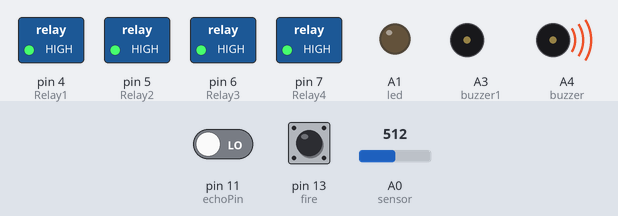
Bench run of a sketch on a simulated Arduino Uno, built with avr-gcc and run on an emulated ATmega328P. Parts: switched loads named in the sketch (green lamp = pin HIGH), output pins drawn as LEDs (lit = HIGH), buzzer (waves = sounding, pin HIGH). The inputs (shaded band) are chosen by the test bench; at power-on: A0 (sensor) = 512, pin 11 (echoPin) LOW, pin 13 (fire) HIGH. EEPROM starts erased; pins used as bus, display or sensor lines are not drawn.

Above: at 1.7 s.
1.8 s: A0 (sensor) set to 240
At 6.7 s:
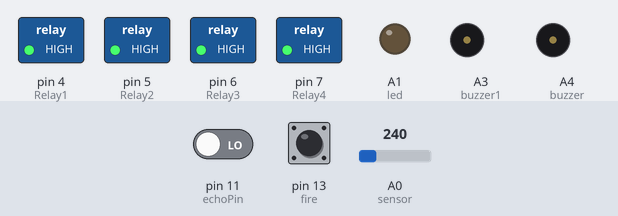
7.0 s: A0 (sensor) set to 268
At 8.0 s:
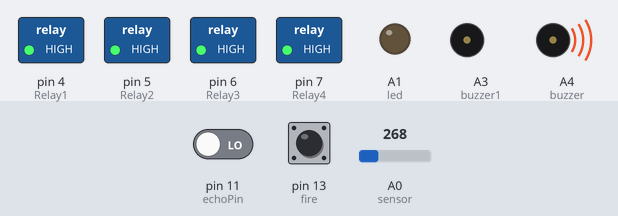
19.4 s: A0 (sensor) set to 122
At 22.4 s:
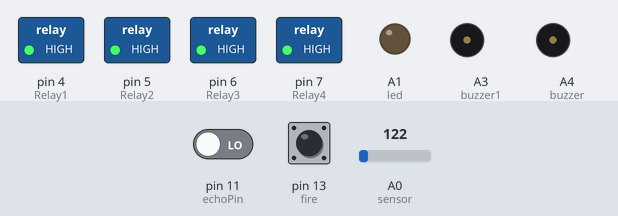
23.5 s: A0 (sensor) set to 260
At 24.9 s:
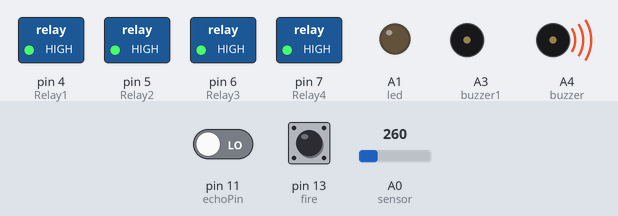
Timing chart, 0 to 36.0 s (numbered marks = the images above; inputs shaded):
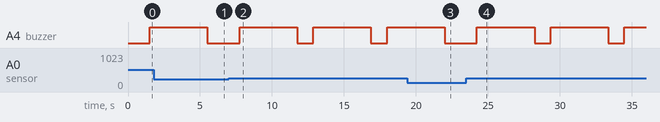

Measured:
- the behaviour switches between 249 and 250 on A0 (sensor) (found by bisection; images 1 and 2)
- after the input at 1.8 s, A4 (buzzer): goes on until 5.5 s, then stays LOW
- after the input at 7.0 s, A4 (buzzer): alternates HIGH for 4.0 s and LOW for 1.1 s, starting after 0.74 s
- after the input at 19.4 s, A4 (buzzer): goes on until 22.0 s, then stays LOW
- after the input at 23.5 s, A4 (buzzer): alternates HIGH for 4.0 s and LOW for 1.1 s, starting after 0.73 s

The sketch:

FINAL_PROJECT.ino
```cpp
///CODE DONE BY AADIL LAKHPATWALA///
///FINAL YEAR ELECTRONIC///
#include <EEPROM.h>
#include <SoftwareSerial.h>
SoftwareSerial BT_Serial(2, 3); // RX, TX

#define Relay1 4 // Load1 Pin Out
#define Relay2 5 // Load2 Pin Out
#define Relay3 6 // Load3 Pin Out
#define Relay4 7 // Load4 Pin Out

#define led  A1
#define buzzer1  A3
#define buzzer  A4

#define trigPin 10 //Trigger pin
#define echoPin 11 //echo pin

#define vcc 12 // ultrasound vcc
#define fire  13 //flame sensor digital pin

float sensor = A0;
float gas_value;

char bt_data; // variable to receive data from the serial port
int load1, load2, load3, load4, power, gas_g, flames_f;
int val = 0;
int lpg = 0;

float time;
float distance_cm;

void setup() {
  Serial.begin(9600);
  BT_Serial.begin(9600);

  pinMode(vcc, OUTPUT);
  pinMode(trigPin, OUTPUT);
  pinMode(echoPin, INPUT);

  pinMode(fire, INPUT);
  pinMode(sensor, INPUT);

  pinMode(buzzer, OUTPUT);
  pinMode(buzzer1, OUTPUT);

  pinMode(led, OUTPUT);

  pinMode(Relay1, OUTPUT);
  digitalWrite(Relay1, HIGH);

  pinMode(Relay2, OUTPUT);
  digitalWrite(Relay2, 1);

  pinMode(Relay3, OUTPUT);
  digitalWrite(Relay3, 1);

  pinMode(Relay4, OUTPUT);
  digitalWrite(Relay4, 1);

  load1 = EEPROM.read(1);
  load2 = EEPROM.read(2);
  load3 = EEPROM.read(3);
  load4 = EEPROM.read(4);

  power = EEPROM.read(5);
//  safe = EEPROM.read(6);
  delay(500);
}

void loop()
{
//  digitalWrite(vcc, safe);
  digitalWrite(trigPin, LOW); //PULSE ___|---|___
  delayMicroseconds(2);
  digitalWrite(trigPin, HIGH);
  delayMicroseconds(10);

  time = pulseIn(echoPin, HIGH);

  distance_cm = (time / 2) / 29.1; // distance for centimeter

  gas_value = analogRead(sensor);

  val = digitalRead(fire);

  /////////////////////////////
  if (gas_value >= 250)
  {
    digitalWrite(Relay1, 1);
    digitalWrite(Relay2, 1);
    digitalWrite(Relay3, 1);
    digitalWrite(Relay4, 1);

    power = 1;
    gas_g = 1;
    EEPROM.write(5, power);
    digitalWrite(buzzer, HIGH);
    delay(4000);
  }
  else
  {
    digitalWrite(buzzer, LOW);
  }
  ///////////////////
  if (val == LOW)
  {
    digitalWrite(Relay1, 1);
    digitalWrite(Relay2, 1);
    digitalWrite(Relay3, 1);
    digitalWrite(Relay4, 1);

    power = 1;
    flames_f = 1;
    EEPROM.write(5, power);

    digitalWrite(buzzer, HIGH);
    delay(5000);
  }
  else
  {
    digitalWrite(buzzer, LOW);
  }
  /////////////
  if (distance_cm <= 2)
  {
    digitalWrite(buzzer1, LOW);
  }
  else if (distance_cm <= 30)
  {
    digitalWrite(buzzer1, HIGH);
    delay(4000);
  }
  else
  {
    digitalWrite(buzzer1, LOW);
  }
  ////////////////home automation/////////////
  if (BT_Serial.available() > 0)
  {
    bt_data = BT_Serial.read();
  }

  if (bt_data == 'A')
  {
    load1 = 0;
    EEPROM.write(1, load1);
  }
  if (bt_data == 'a')
  {
    load1 = 1;
    EEPROM.write(1, load1);
  }

  if (bt_data == 'B')
  {
    load2 = 0;
    EEPROM.write(2, load2);
  }
  if (bt_data == 'b')
  {
    load2 = 1;
    EEPROM.write(2, load2);
  }

  if (bt_data == 'C')
  {
    load3 = 0;
    EEPROM.write(3, load3);
  }
  if (bt_data == 'c')
  {
    load3 = 1;
    EEPROM.write(3, load3);
  }

  if (bt_data == 'D')
  {
    load4 = 0;
    EEPROM.write(4, load4);
  }
  if (bt_data == 'd')
  {
    load4 = 1;
    EEPROM.write(4, load4);
  }

  if (bt_data == 'E')
  {
    flames_f = 0;
    gas_g = 0;
    power = 0;
    EEPROM.write(5, power);
  }
  if (bt_data == 'e')
  {
    power = 1;
    EEPROM.write(5, power);
  }
  ////////////


  //////////////////////
  bt_data = '0';

  if (power == 1)///off
  {
    load1 = 1;
    load2 = 1;
    load3 = 1;
    load4 = 1;
    digitalWrite(Relay1, 1);
    digitalWrite(Relay2, 1);
    digitalWrite(Relay3, 1);
    digitalWrite(Relay4, 1);
  }

  else //on
  {
    digitalWrite(Relay1, load1);
    digitalWrite(Relay2, load2);
    digitalWrite(Relay3, load3);
    digitalWrite(Relay4, load4);
  }

  ///////////BLUETOOTH DATA TRANSFER/////////////

  BT_Serial.print(power);//1
  BT_Serial.print(";");
  BT_Serial.print(load1);//2
  BT_Serial.print(";");
  BT_Serial.print(load2);//3
  BT_Serial.print(";");
  BT_Serial.print(load3);//4
  BT_Serial.print(";");
  BT_Serial.print(load4);//5
  BT_Serial.println(";");

  BT_Serial.print(gas_g);//6
  BT_Serial.println(";");
  BT_Serial.print(flames_f);//7
  BT_Serial.println(";");

  delay(100);
}
```
